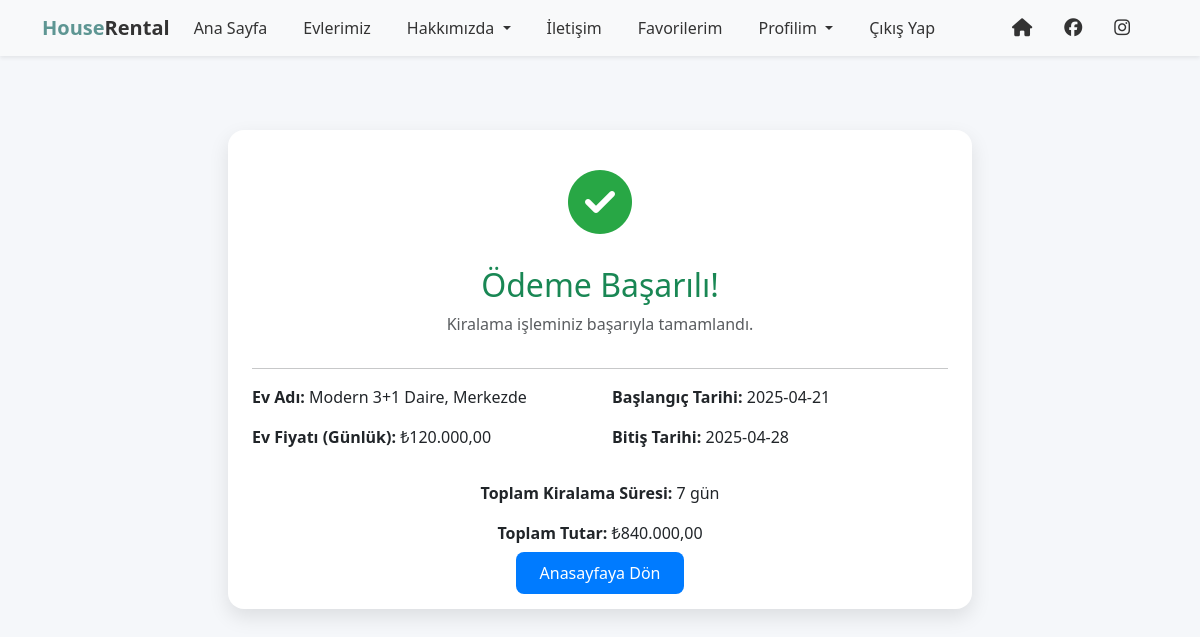
The app's page /payment-success.php?house_id=14 (signed in) with its own data.
### tables this page shows
CREATE TABLE `houses` (
  `id` int(11) NOT NULL,
  `user_id` int(11) NOT NULL,
  `title` varchar(255) NOT NULL,
  `description` text NOT NULL,
  `price` decimal(10,2) NOT NULL,
  `image` varchar(255) DEFAULT NULL,
  `created_at` timestamp NOT NULL DEFAULT current_timestamp(),
  `location` varchar(255) DEFAULT NULL,
  `size` int(11) DEFAULT NULL,
  `bedrooms` int(11) DEFAULT NULL,
  `bathrooms` int(11) DEFAULT NULL,
  `year_built` year(4) DEFAULT NULL,
  `features` text DEFAULT NULL,
  `status` varchar(20) DEFAULT 'available'
);

CREATE TABLE `rentals` (
  `id` int(11) NOT NULL,
  `user_id` int(11) NOT NULL,
  `house_id` int(11) NOT NULL,
  `start_date` date NOT NULL,
  `end_date` date DEFAULT NULL,
  `status` varchar(50) DEFAULT 'active'
);

### payment-success.php (the view, shortened to what this page needs)
<?php
include('includes/header.php');
$houseId = $_GET['house_id'];
$userId = $_SESSION['user_id'];
$stmt = $pdo->prepare("SELECT * FROM houses WHERE id = :house_id");
$stmt->bindParam(':house_id', $houseId, PDO::PARAM_INT);
$stmt->execute();
$house = $stmt->fetch(PDO::FETCH_ASSOC);
$stmtRental = $pdo->prepare("SELECT * FROM rentals WHERE house_id = :house_id AND user_id = :user_id ORDER BY id DESC LIMIT 1");
$stmtRental->bindParam(':house_id', $houseId);
$stmtRental->bindParam(':user_id', $userId);
$stmtRental->execute();
$rental = $stmtRental->fetch(PDO::FETCH_ASSOC);
$startDate = $rental ? $rental['start_date'] : 'Belirtilmedi';
$endDate = $rental ? $rental['end_date'] : 'Belirtilmedi';
$daysRented = ($startDate !== 'Belirtilmedi' && $endDate !== 'Belirtilmedi')
    ? (strtotime($endDate) - strtotime($startDate)) / (60 * 60 * 24)
    : 0;
$totalAmount = $house['price'] * $daysRented;
?>
<!DOCTYPE html>
<html lang="tr">
<head>
    <link href="https://cdn.jsdelivr.net/npm/bootstrap@5.3.2/dist/css/bootstrap.min.css" rel="stylesheet">
</head>
<body>
<div class="container d-flex justify-content-center">
    <div class="card p-4 col-lg-8 col-md-10 col-sm-12">
        <div class="text-center">
            <div class="success-icon mb-3">
                <i class="fas fa-check-circle"></i>
            </div>
            <h2 class="text-success">Ödeme Başarılı!</h2>
            <p class="text-muted">Kiralama işleminiz başarıyla tamamlandı.</p>
        </div>
        <hr>
        <div class="row">
            <div class="col-md-6 mb-3">
                <p><strong>Ev Adı:</strong> <?= htmlspecialchars($house['title']) ?></p>
                <p><strong>Ev Fiyatı (Günlük):</strong> ₺<?= number_format($house['price'], 2, ',', '.') ?></p>
            </div>
            <div class="col-md-6 mb-3">
                <p><strong>Başlangıç Tarihi:</strong> <?= $startDate ?></p>
                <p><strong>Bitiş Tarihi:</strong> <?= $endDate ?></p>
            </div>
        </div>
        <div class="text-center">
            <p><strong>Toplam Kiralama Süresi:</strong> <?= $daysRented ?> gün</p>
            <p><strong>Toplam Tutar:</strong> ₺<?= number_format($totalAmount, 2, ',', '.') ?></p>
            <a href="index.php" class="btn-home mt-3">Anasayfaya Dön</a>
        </div>
    </div>
</div>
</body>
</html>

### assets/css/style.css (style rules this page uses)
html, body { height: 100%; margin: 0; padding: 0; }
body { padding-top: 80px; scroll-behavior: smooth; }
.card { box-shadow: 0 4px 8px rgba(0,0,0,0.1); border-radius: 10px; }
.card { border-radius: 10px; overflow: hidden; transition: transform 0.3s ease; }

### payment-success.php (style rules this page uses)
body { background: #f5f7fa; font-family: 'Segoe UI', Tahoma, Geneva, Verdana, sans-serif; }
.card { border: none; border-radius: 16px; box-shadow: 0 8px 20px rgba(0,0,0,0.1); margin-top: 50px; }
.success-icon { font-size: 64px; color: #28a745; }
.btn-home { background: #007bff; color: #fff; padding: 10px 24px; border-radius: 8px; text-decoration: none; }

### records on screen
houses: title "Modern 3+1 Daire, Merkezde", price "120.000,00", price.end_date "840.000,00"
rentals: start_date "2025-04-21", end_date "2025-04-28", daysRented "7"
